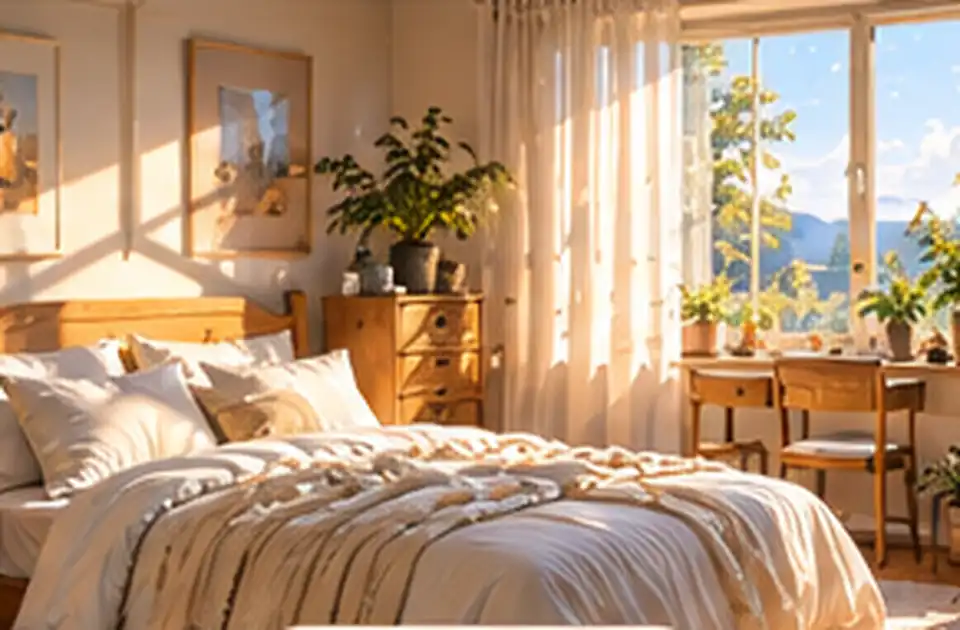
#> input picture media/generated/palette-morning-bedroom-v1.webp, 960 x 630 px
$ python build_mood_art.py
#> lines starting #> are read from the running program, lines starting #| are printed output that depends on the picture
#!/usr/bin/env python3
"""Build independent, photograph-based mood studies for draft review.

Photo bases are from the site's EXISTING generated assets, not third-party images.
These are art studies, not new text-to-image generations. Do not claim otherwise.
No application code is changed. Outputs go to a separate review directory only.
"""
from pathlib import Path
from PIL import Image, ImageDraw, ImageFilter, ImageEnhance, ImageChops
import math
import random
import json
import hashlib

ROOT = Path(__file__).resolve().parents[2]
SOURCE = ROOT / 'media' / 'generated'
OUTPUT = ROOT / 'art-review' / 'mood-scenes'
SIZE = (1920,1260)
OUTPUT.mkdir(parents=True,exist_ok=True)

original = {
    'room': 'palette-morning-bedroom-v1.webp',
    'living': 'palette-warm-living-room-v1.webp',
    'rain': 'palette-rain-window-v1.webp',
    'study': 'palette-quiet-study-v1.webp',
    'balcony': 'palette-balcony-v1.webp',
    'dawn': 'palette-sunrise-v1.webp',
    'island': 'palette-island-v1.webp',
    'sky': 'palette-cloud-v1.webp',
    **{f'{i:02}':f'scene-{i:02}.webp' for i in range(1,13)},
}

def cover(key, zoom=1.0, fx=.5, fy=.5, mirror=False):
#> called with key = 'room', zoom = 1.15, fx = 0.22, fy = 0.45, mirror = False
    im=Image.open(SOURCE/original[key]).convert('RGB')
#> im is the input picture: PIL image 960x630 RGB; mean R, G, B 181.4, 150, 120.9
    if mirror: im=im.transpose(Image.Transpose.FLIP_LEFT_RIGHT)
    ow,oh=im.size; w,h=SIZE
    scale=max(w/ow,h/oh)*zoom
    nw,nh=math.ceil(ow*scale),math.ceil(oh*scale)
    im=im.resize((nw,nh),Image.Resampling.LANCZOS)
#> im: PIL image 2208x1449 RGB
    x=int(max(0,nw-w)*fx);y=int(max(0,nh-h)*fy)
    return im.crop((x,y,x+w,y+h))
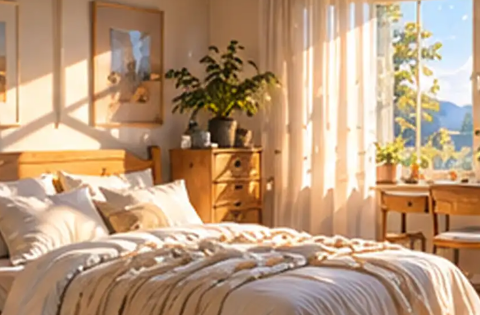
#> returned value: PIL image 1920x1260 RGB (shown at 1/4 size); mean R, G, B 186.4, 154.9, 125.1

def shade(im, brightness=1, saturation=1, warmth=0, blue=0, contrast=1):
#> called with brightness = 0.86, saturation = 0.74, warmth = 0.12, blue = 0.55, contrast = 1
    im=ImageEnhance.Brightness(im).enhance(brightness)
#> im: PIL image 1920x1260 RGB
    im=ImageEnhance.Color(im).enhance(saturation)
    im=ImageEnhance.Contrast(im).enhance(contrast)
    if warmth or blue:
        # Gentle channel balance; no destructive abstract color gradient.
        r,g,b=im.split()
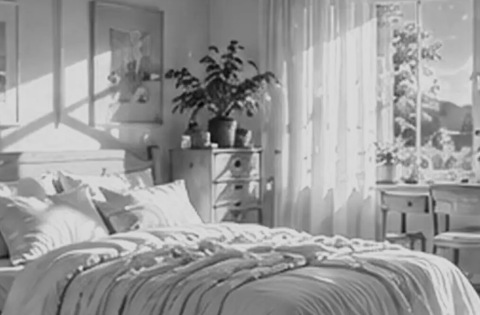
#> r: PIL image 1920x1260 L (shown at 1/4 size); min 1, max 219, mean 153.6
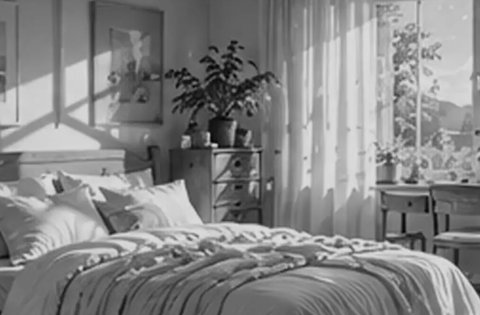
#> g: PIL image 1920x1260 L (shown at 1/4 size); min 0, max 219, mean 133.6
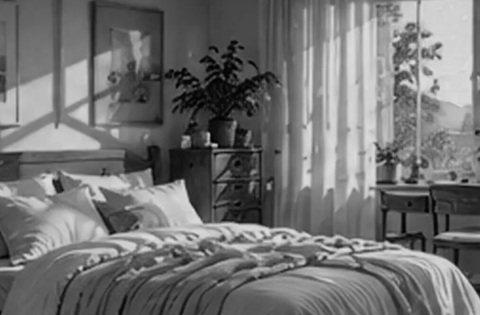
#> b: PIL image 1920x1260 L (shown at 1/4 size); min 1, max 219, mean 114.6
        r=r.point(lambda p: max(0,min(255,int(p*(1+warmth*.08-blue*.035)))))
        b=b.point(lambda p: max(0,min(255,int(p*(1+blue*.08-warmth*.055)))))
        im=Image.merge('RGB',(r,g,b))
#> the loop in rain_window, `for i in range(count):` made 140 passes
#> (x, y, size, l) on passes 1 to 8: (978, 496, 1, 19), (1068, 246, 2, 7), (1165, 551, 1, 15), (1057, 880, 1, 5), (1898, 540, 2, 18), (1080, 369, 1, 21), (1850, 125, 2, 15), (1220, 377, 3, 14)
#> in haze, `alpha=Image.fromarray(alpha.astype('uint8'),'L')`:
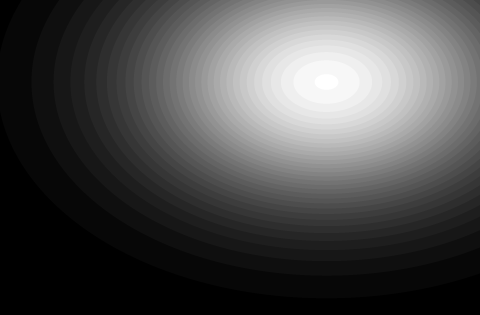
#> alpha: PIL image 1920x1260 L (shown at 1/4 size); min 0, max 33, mean 10; drawn with min black and max white
    return im

def atmos(im, tint=(250,232,204),strength=.07,vignette=.08,grain=1.4,seed=0):
#> called with tint = (216, 227, 222), strength = 0.055, vignette = 0.08, grain = 1.2, seed = 2
    w,h=im.size
    if strength:
        im=Image.blend(im,Image.new('RGB',SIZE,tint),strength)
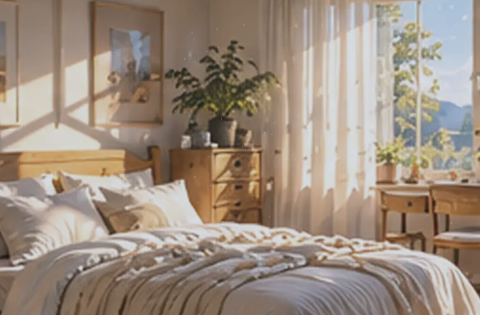
#> im: PIL image 1920x1260 RGB (shown at 1/4 size); mean R, G, B 156.8, 141.3, 127.3
    if vignette:
        # Broad circular vignette, subtle enough to leave the drawing field clear.
        m=Image.new('L',SIZE,0)
#> m: PIL image 1920x1260 L; every value is 0
        px=m.load()
        for y in range(0,h,2):
            ny=(y-h*.48)/(h*.78)
            for x in range(0,w,2):
                nx=(x-w*.5)/(w*.75)
                s=min(1,max(0,(nx*nx+ny*ny)*vignette))
                val=round(s*255)
                px[x,y]=val
                if x+1<w:px[x+1,y]=val
                if y+1<h:px[x,y+1]=val
                if x+1<w and y+1<h:px[x+1,y+1]=val
        layer=Image.new('RGB',SIZE,(32,37,39))
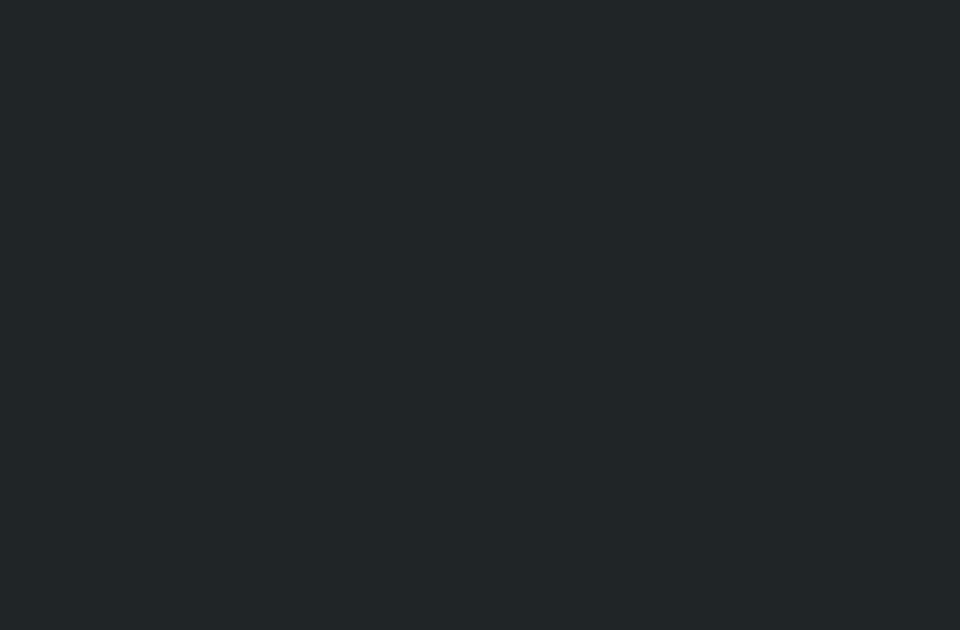
#> layer: PIL image 1920x1260 RGB (shown at 1/2 size); mean R, G, B 32, 37, 39
        im=Image.composite(layer,im,m.filter(ImageFilter.GaussianBlur(12)))
    if grain:
        import numpy as np
        rng=np.random.default_rng(seed+111)
        array=np.asarray(im,dtype=np.int16)
        noise=rng.normal(0,grain,(h,w,1))
        im=Image.fromarray(np.clip(array+noise,0,255).astype('uint8'),'RGB')
    return im

def haze(im,color=(225,232,222),opacity=.2,radius=.47,center=(.55,.36)):
    import numpy as np
    w,h=SIZE
    ys,xs=np.ogrid[:h,:w]
    d=((xs/w-center[0])**2+(ys/h-center[1])**2)/(radius*radius)
    alpha=np.exp(-d*2.5)*opacity*255
    alpha=Image.fromarray(alpha.astype('uint8'),'L')
    return Image.composite(Image.new('RGB',SIZE,color),im,alpha)

def rain_window(im,seed=22,count=400):
    # Photographed glass texture overlay; no UI lines or labels.
    rng=random.Random(seed)
    overlay=Image.new('RGBA',SIZE)
    dr=ImageDraw.Draw(overlay,'RGBA');w,h=SIZE
    for i in range(count):
        x=rng.randint(int(w*.36),w-1);y=rng.randint(0,int(h*.82))
        size=rng.choice([1,2,2,3,4]);l=rng.randrange(5,23)
        dr.ellipse((x,y,x+size,y+size*2),fill=(246,248,247,80))
        if i%3==0:dr.line((x+size//2,y,x+size//2,y+l),fill=(233,239,240,28),width=1)
    return Image.alpha_composite(im.convert('RGBA'),overlay.filter(ImageFilter.GaussianBlur(.6))).convert('RGB')

# [22 lines left out: functions window_replace, join_horizon, not called in this run]

# Each is a consciously distinct composition with a named location and clear
# emotion; sources are recorded, never described as independently generated.
scenes=[]
def save(key,mood,im,inputs,notes):
#> called with key = 'fatigue', mood = '疲倦'
    path=OUTPUT/f'palette-mood-{key}-study-v1.webp'
    im=im.resize(SIZE,Image.Resampling.LANCZOS)
    im=im.filter(ImageFilter.UnsharpMask(radius=1.25,percent=65,threshold=5))
    im.save(path,'WEBP',quality=91,method=6)
    scenes.append({'mood':mood,'file':str(path.relative_to(ROOT)),
                   'source_images':[original[z] for z in inputs],
                   'sha256':hashlib.sha256(path.read_bytes()).hexdigest(),
                   'notes':notes,
                   'status':'original-site-art-derived-study; not standalone generated photograph'})

# 02 fatigue: soft lived-in room after rain, with changed outdoors in window.
a=cover('room',1.15,.22,.45)
a=rain_window(shade(a,.86,.74,blue=.55,warmth=.12),count=140)
a=haze(a,(217,225,226),.13,.58,(.68,.26))
save('fatigue','疲倦',atmos(a,tint=(216,227,222),strength=.055,grain=1.2,seed=2),['room'],'Soft bedroom from different framing with a cool rainlight window')

# 03 bottled-up: glasshouse vegetation, tight framing, diffused glass moisture.
a=cover('11',1.25,.33,.34)
#> (the run stopped early here; a loop or call above may not have finished)
